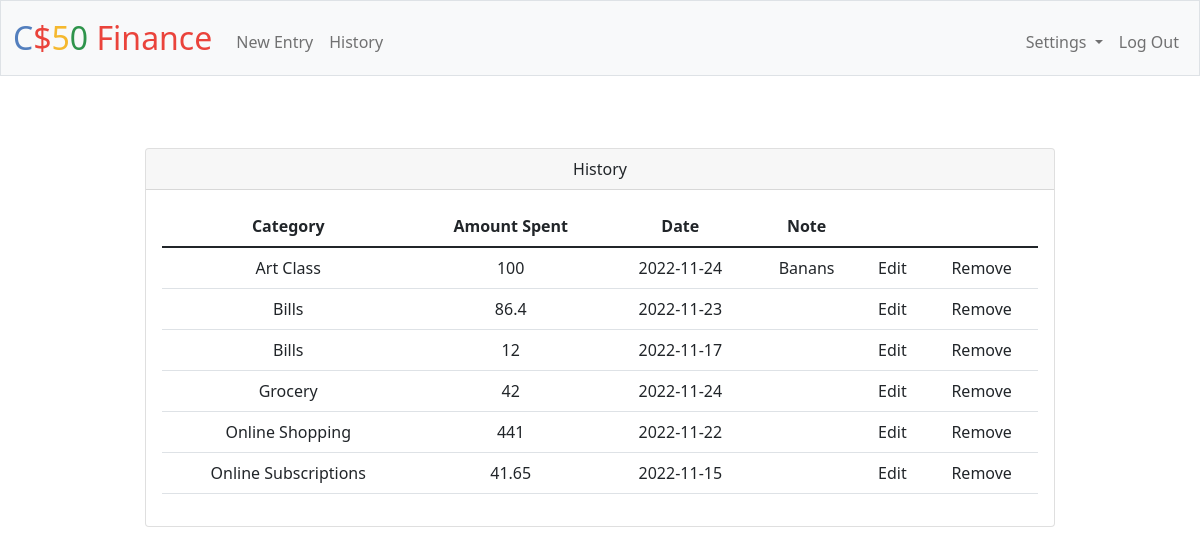
Page /history (signed in) on the earlier database version.
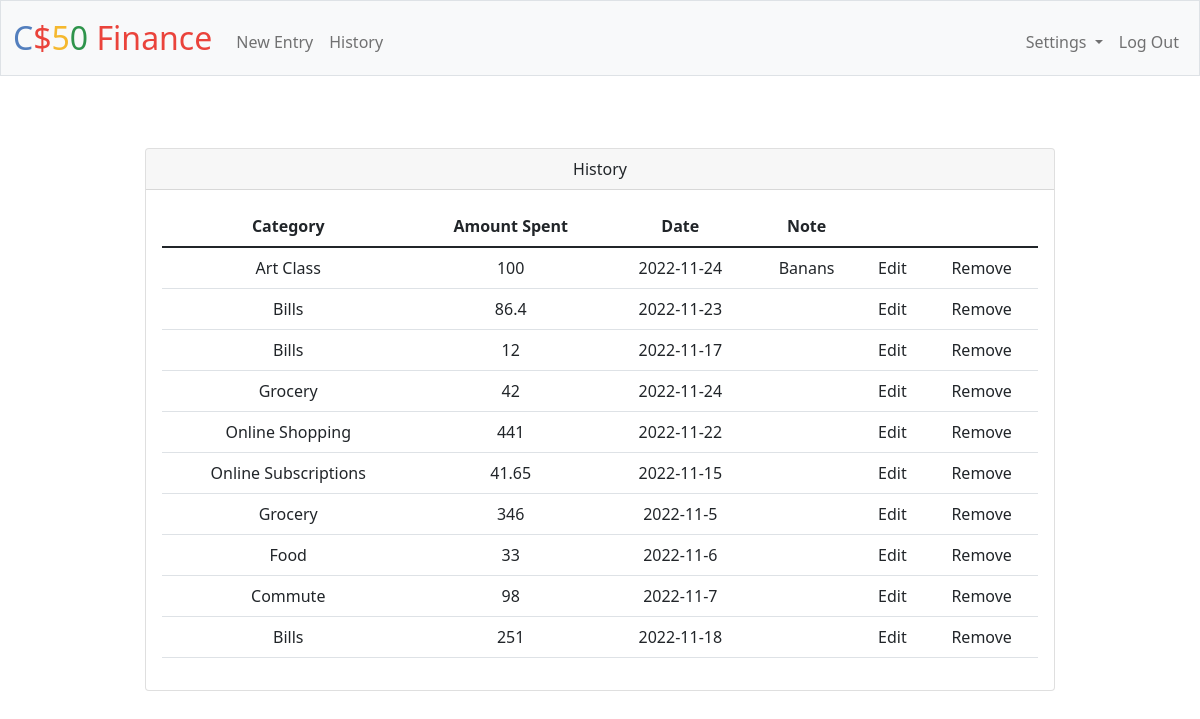
Same page on the later database version.
### tables this page shows
CREATE TABLE entries (
    id INTEGER PRIMARY KEY AUTOINCREMENT NOT NULL,
    amount NUMERIC NOT NULL,
    description TEXT,
    year NUMRIC NOT NULL,
    month NUMRIC NOT NULL,
    day NUMRIC NOT NULL,
    user_id INTEGER NOT NULL,
    category_id INTEGER NOT NULL,
    FOREIGN KEY (user_id) REFERENCES users (id),
    FOREIGN KEY (category_id) REFERENCES categories (id)
);

CREATE TABLE categories (
    id INTEGER PRIMARY KEY AUTOINCREMENT NOT NULL,
    category TEXT NOT NULL,
    user_id INTEGER NOT NULL,
    FOREIGN KEY (user_id) REFERENCES users (id)
);

### app.py (the view)
@app.route("/history")
@login_required
def history():
    history = db.execute(""" SELECT amount, description, year, month, day, categories.category
                FROM entries INNER JOIN categories ON category_id = categories.id
                WHERE entries.user_id=?""", session["user_id"])
    return render_template("history.html", history=history)

### app.py (called while the page is built)
@app.after_request
def after_request(response):
    response.headers["Cache-Control"] = "no-cache, no-store, must-revalidate"
    response.headers["Expires"] = 0
    response.headers["Pragma"] = "no-cache"
    return response

### helpers.py (called while the page is built)
def login_required(f):
    @wraps(f)
    def decorated_function(*args, **kwargs):
        if session.get("user_id") is None:
            return redirect("/login")
        return f(*args, **kwargs)
    return decorated_function

### templates/history.html (shortened to what this page needs)
{% extends "layout.html" %}
{% block main %}
  <div class="container-sm px-4 mt-4">
    <div class="col-xl-10 offset-lg-1">
      <div class="card mb-3">
        <div class="card-header">History</div>
        <div class="card-body">
          <form action="/personal" method="post">
            <table class="table">
              <thead>
                <tr>
                  <th scope="col">Category</th>
                  <th scope="col">Amount Spent</th>
                  <th scope="col">Date</th>
                  <th scope="col">Note</th>
                </tr>
              </thead>
              <tbody>
                {% for item in history %}
                  <tr>
                    <td>{{item.category|e}}</td>
                    <td>{{item.amount|e}}</td>
                    <td>{{item.year|e}}-{{item.month|e}}-{{item.day|e}}</td>
                    <td>{{item.description|e}}</td>
                    <td>Edit</td>
                    <td>Remove</td>
                  </tr>
                {% endfor %}
              </tbody>
              </table>
          </form>
        </div>
      </div>
    </div>
  </div>
{% endblock %}

### templates/layout.html (shortened to what this page needs)
<!DOCTYPE html>
<html lang="en">
  <head>
    <link href="https://cdn.jsdelivr.net/npm/bootstrap@5.1.3/dist/css/bootstrap.min.css" rel="stylesheet">
    <link href="/static/styles.css" rel="stylesheet">
  </head>
  <body>
    <nav class="bg-light border navbar navbar-expand-md navbar-light">
      <div class="container-fluid">
        <a class="navbar-brand" href="/"><span class="blue">C</span><span class="red">$</span><span class="yellow">5</span><span class="green">0</span> <span class="red">Finance</span></a>
        <div class="collapse navbar-collapse" id="navbar">
          {% if session["user_id"] %}
            <ul class="navbar-nav me-auto mt-2">
              <li class="nav-item"><a class="nav-link" href="/entry">New Entry</a></li>
              <li class="nav-item"><a class="nav-link" href="/history">History</a></li>
            </ul>
            <ul class="navbar-nav ms-auto mt-2">
              <li class="nav-item dropdown">
                <a class="nav-link dropdown-toggle" href="#" role="button" data-bs-toggle="dropdown" aria-expanded="false">
                  Settings
                </a>
              </li>
              <li class="nav-item"><a class="nav-link" href="/logout">Log Out</a></li>
            </ul>
          {% else %}
            <ul class="navbar-nav ms-auto mt-2">
              <li class="nav-item"><a class="nav-link" href="/register">Register</a></li>
              <li class="nav-item"><a class="nav-link" href="/login">Log In</a></li>
            </ul>
          {% endif %}
        </div>
      </div>
    </nav>
    <main class="container-fluid py-5 text-center">
      {% block main %}{% endblock %}
    </main>
  </body>
</html>

### static/styles.css (style rules this page uses)
nav .navbar-brand { font-size: xx-large; }
nav .navbar-brand .blue { color: #537fbe; }
nav .navbar-brand .red { color: #ea433b; }
nav .navbar-brand .yellow { color: #f5b82e; }
nav .navbar-brand .green { color: #2e944b; }

Differences in the rows shown:
added entries: category "Grocery", amount "346", year "2022", month "11", day "5"
added entries: category "Food", amount "33", year "2022", month "11", day "6"
added entries: category "Commute", amount "98", year "2022", month "11", day "7"
added entries: category "Bills", amount "251", year "2022", month "11", day "18"
